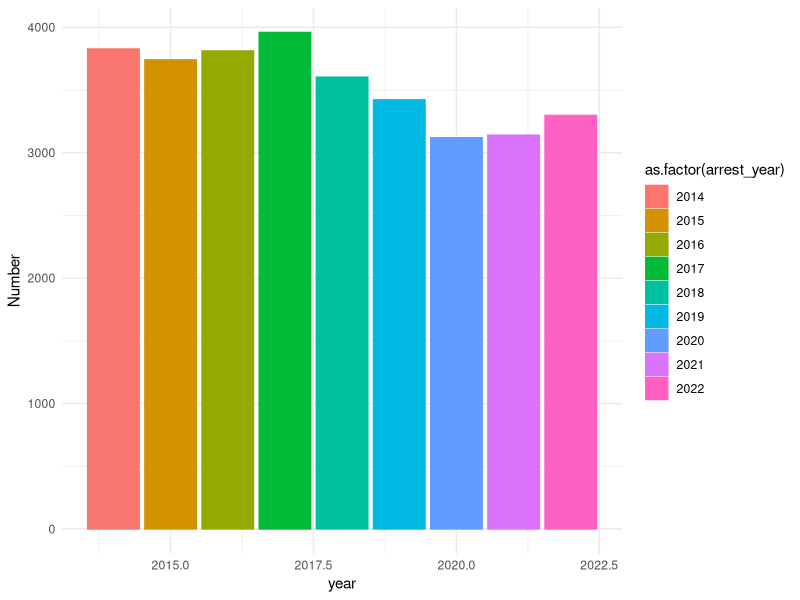
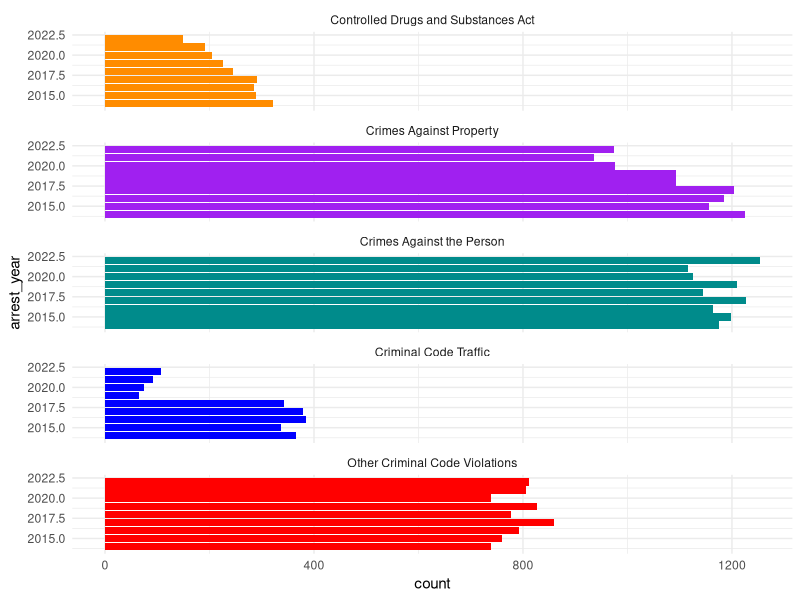
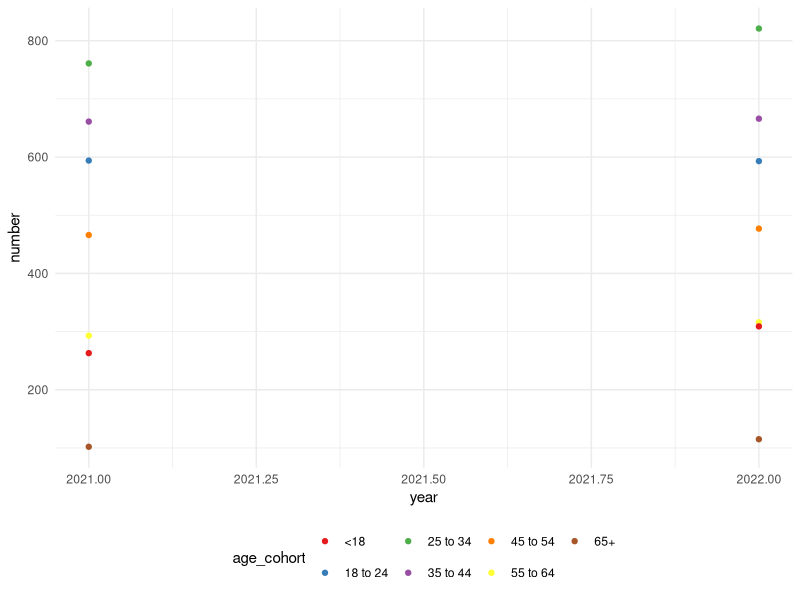
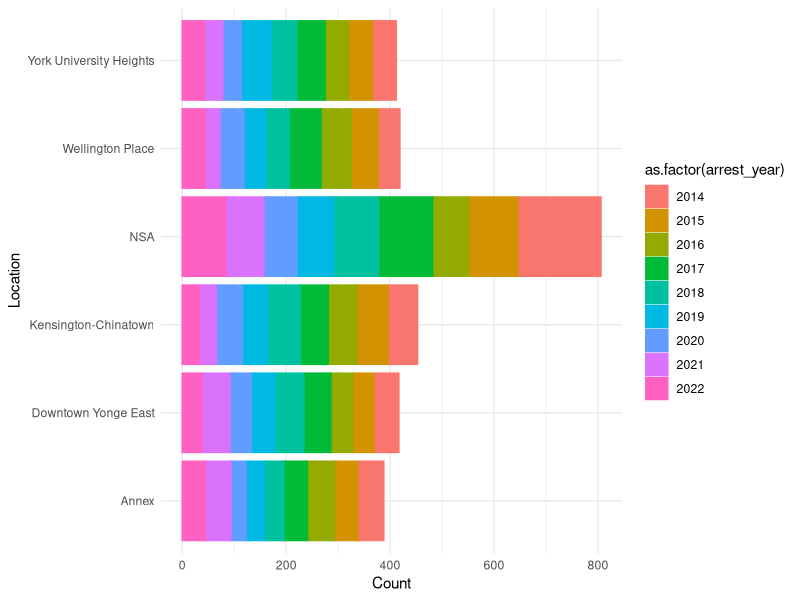
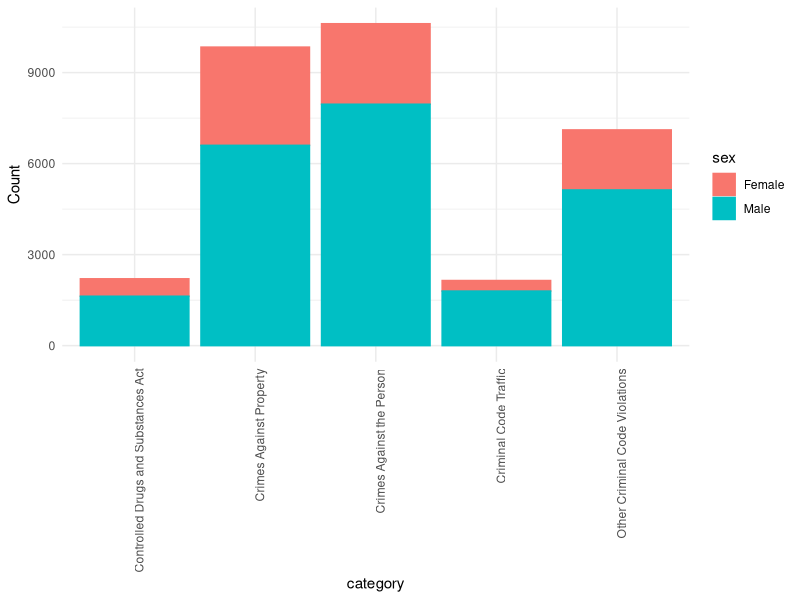
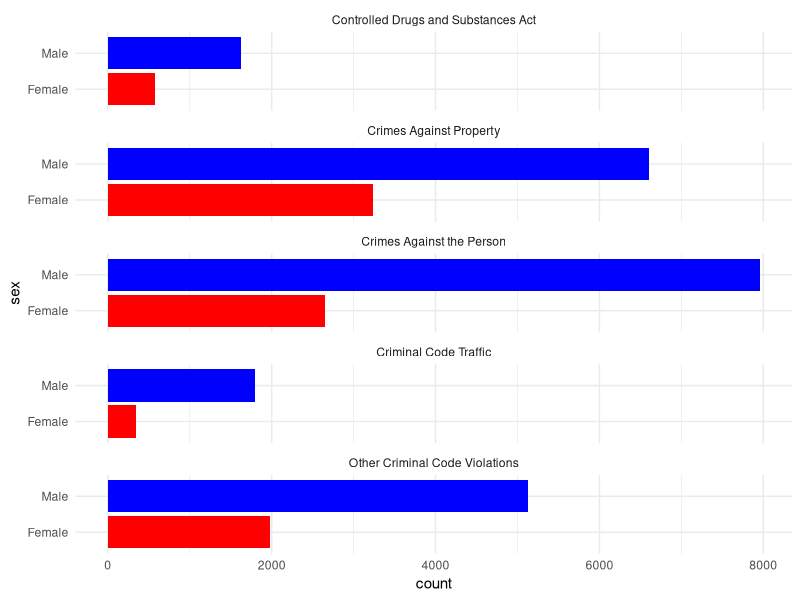
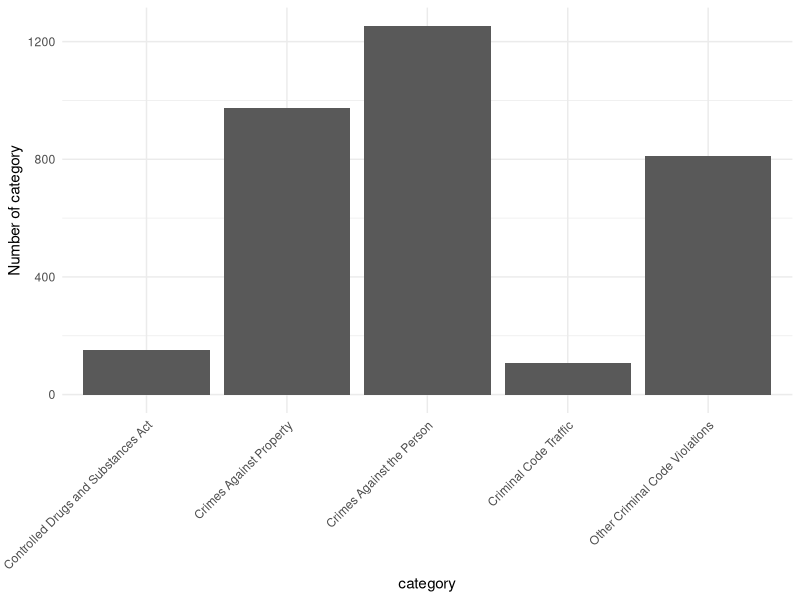

R code for these plots, in order:
## ---- chunk 1
#| include: false
#| warning: false
#| message: false

library(tidyverse)
library(palmerpenguins)
## ---- chunk 2
#| label: fig-overall
#| fig-cap: Relationship between crimes and year
#| echo: false
#| warning: false
#| message: false

police_overall_data <-
  read_csv(file = here::here(
    "outputs/data/clean_data.csv"),
    show_col_types = FALSE
  )


police_overall_data |> 
  ggplot(aes(x =arrest_year,fill = as.factor(arrest_year), color =as.factor(arrest_year))) +
   geom_bar() +
    
  theme_minimal() +# Make the theme neater
  labs(x = "year", y = "Number") # Make labels more meaningful
## ---- chunk 3
#| label: fig-category
#| fig-cap: Relationship between crimes category and year
#| echo: false
#| warning: false
#| message: false

police_data <-
  read_csv(file = here::here(
    "outputs/data/clean_data.csv"),
    show_col_types = FALSE
  )


 police_data |> 
  ggplot(aes(x =arrest_year,fill =category)) +
  geom_bar(alpha = 0.8) +
  scale_fill_manual(values = c("darkorange","purple","cyan4","blue","red"),
                    guide = "none")+

  geom_bar() +
  theme_minimal() +# Make the theme neater
    facet_wrap(~category, ncol = 1) +
  coord_flip()

## ---- chunk 4
#| label: fig-age
#| fig-cap: Relationship between age and year
#| echo: false

year_data <-
  read_csv(file = here::here(
    "outputs/data/combinde_data.csv"),
    show_col_types = FALSE
  )

year_data|>
  ggplot(aes(x = year, y = n, color = as.factor(age_cohort))) +
  geom_point() +
  theme_minimal() +
  labs(x = "year", y = "number", color = "age_cohort") +
  scale_color_brewer(palette = "Set1") +
  theme(legend.position = "bottom")


## ---- chunk 5
#| label: locate-plane
#| fig-cap: Relationship between crimes category and width
#| echo: false
#| warning: false
#| message: false

police_locate_data <-
  read_csv(file = here::here(
    "outputs/data/clean_data.csv"),
    show_col_types = FALSE
  )|>filter(neighbourhood  %in% c("Annex","Downtown Yonge East","Kensington-Chinatown","NSA",	
                         "Wellington Place","York University Heights"))
 

police_locate_data |> ggplot(aes(x = neighbourhood, fill = as.factor(arrest_year), color = as.factor(arrest_year))) +
  geom_bar(position = "stack") +
  theme_minimal() +
  labs(x = "Location", y = "Count")+
   coord_flip()


## ---- chunk 6
#| label: gender-planes
#| fig-cap: Relationship between crimes category and width
#| echo: false
#| warning: false
#| message: false

police_gender_data <-
  read_csv(file = here::here(
    "outputs/data/clean_data.csv"),
    show_col_types = FALSE
  )
 

police_gender_data |> 
  # Use ggplot to create a stacked bar plot for police age data
  ggplot(aes(x =category, fill = sex, color = sex)) +
  geom_bar(position = "stack") +  # Create a stacked bar plot
  theme_minimal() +# Use a minimal theme
  theme(axis.text.x = element_text(angle = 90, hjust = 1)) +
  labs(x = "category", y = "Count")  # Set meaningful axis labels

## ---- chunk 7
#| label: figue
#| fig-cap: Relationship between crimes category and width
#| echo: false
#| warning: false
#| message: false

sex_data <-
  read_csv(file = here::here(
    "outputs/data/clean_data.csv"),
    show_col_types = FALSE
  )


 sex_data |> 
  ggplot(aes(x =sex,fill =sex)) +
  geom_bar(alpha = 0.8) +
  scale_fill_manual(values = c("red","blue"),
                    guide = "none")+

  geom_bar() +
  theme_minimal() +# Make the theme neater
    facet_wrap(~category, ncol = 1) +
  coord_flip()

## ---- chunk 8
#| label: fig-planes
#| fig-cap: Relationship between crimes category and width
#| echo: false
#| warning: false
#| message: false

analysis_data <-
  read_csv(file = here::here(
    "outputs/data/analysis_2022_category_data.csv"),
    show_col_types = FALSE
  )

 

 analysis_data |> 
  ggplot(aes(x =category)) +
  geom_bar() +
  theme_minimal() +# Make the theme neater
    theme(axis.text.x = element_text(angle = 45, hjust = 1))+
  labs(x = "category", y = "Number of category") # Make labels more meaningful
